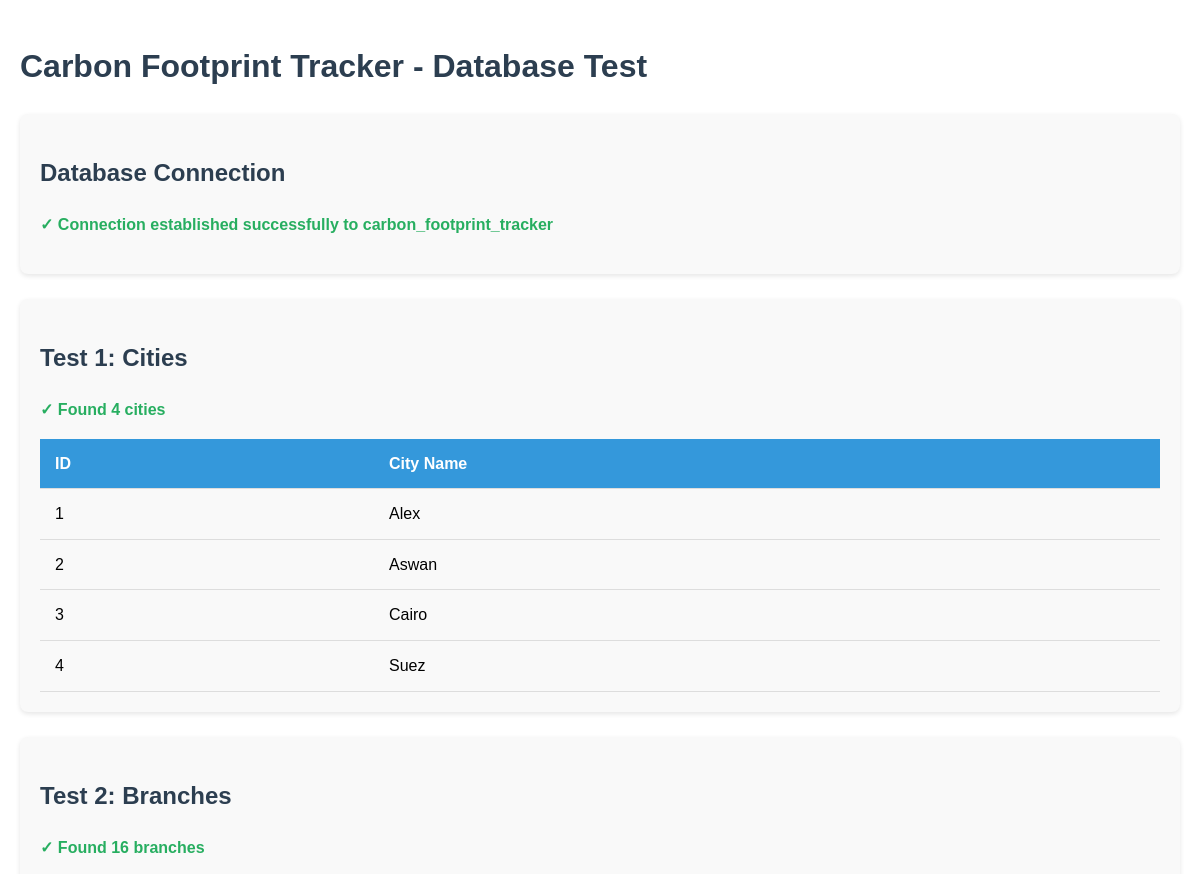
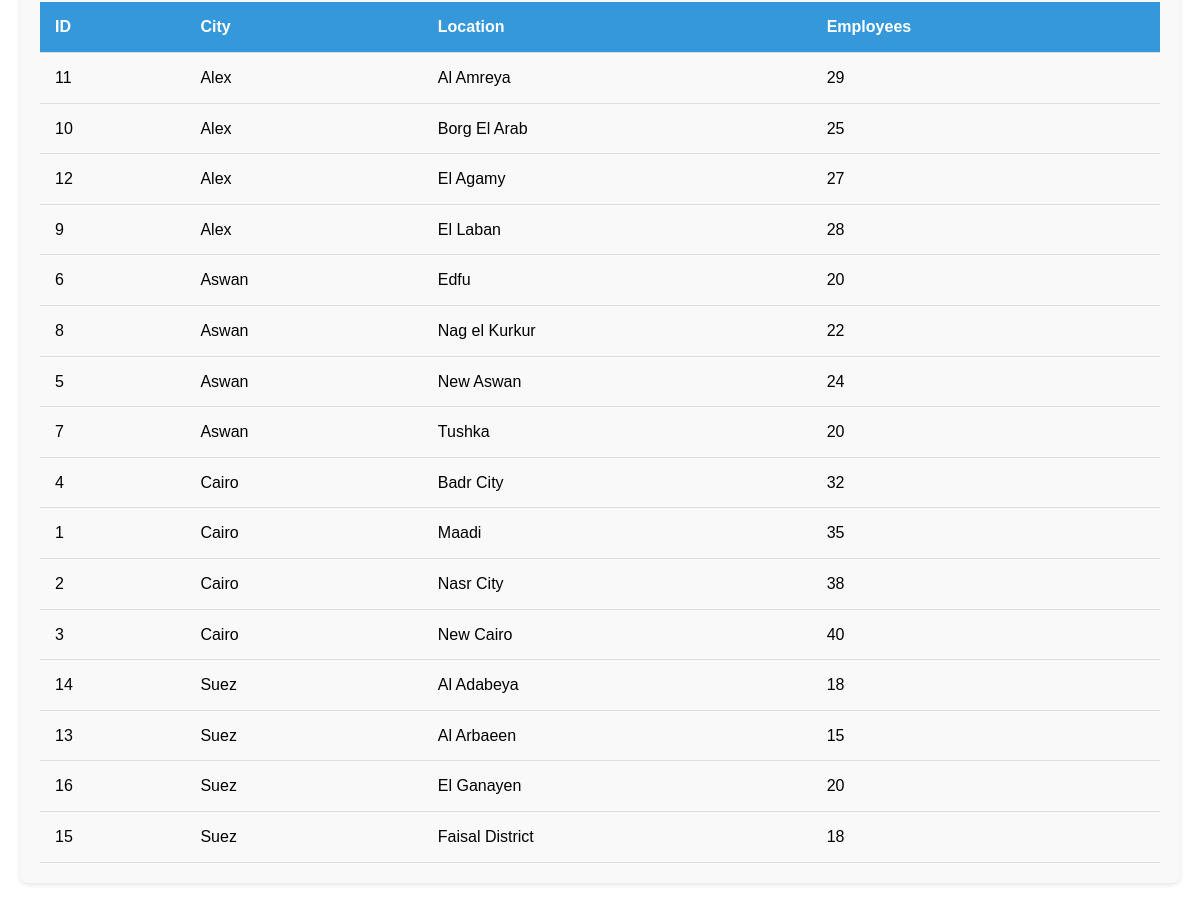
/public/DatabaseTest.php, run on the app's committed database (2 pictures, top to bottom).
### tables this page shows
CREATE TABLE City (
    CityID INT PRIMARY KEY AUTO_INCREMENT,
    CityName VARCHAR(50) UNIQUE NOT NULL
);

CREATE TABLE Branch (
    BranchID INT PRIMARY KEY AUTO_INCREMENT,
    CityID INT NOT NULL,
    Location VARCHAR(100) NOT NULL,
    NumberOfEmployees INT NOT NULL CHECK (NumberOfEmployees > 0),
    FOREIGN KEY (CityID) REFERENCES City(CityID) ON DELETE RESTRICT
);

### public/DatabaseTest.php (the view, shortened to what this page needs)
<?php
echo '<!DOCTYPE html>
<html lang="en">
<head>
    <meta charset="UTF-8">
    <meta name="viewport" content="width=device-width, initial-scale=1.0">
    <title>Database Data Test</title>
    <style>
        body { font-family: Arial, sans-serif; margin: 40px; line-height: 1.6; max-width: 1200px; margin: 0 auto; padding: 20px; }
        h1, h2 { color: #2c3e50; }
        .section { background: #f9f9f9; padding: 20px; border-radius: 8px; margin-bottom: 25px; box-shadow: 0 2px 5px rgba(0,0,0,0.1); }
        .success { color: #27ae60; font-weight: bold; }
        .error { color: #e74c3c; font-weight: bold; }
        table { border-collapse: collapse; width: 100%; margin-top: 15px; }
        th, td { padding: 12px 15px; text-align: left; border-bottom: 1px solid #ddd; }
        th { background-color: #3498db; color: white; }
        tr:hover { background-color: #f5f5f5; }
        .badge { display: inline-block; padding: 3px 7px; border-radius: 3px; font-size: 12px; font-weight: bold; }
        .badge-draft { background-color: #f39c12; color: white; }
        .badge-progress { background-color: #3498db; color: white; }
        .badge-complete { background-color: #27ae60; color: white; }
    </style>
</head>
<body>
    <h1>Carbon Footprint Tracker - Database Test</h1>';
class DatabaseTest {
    private $conn;
    public function __construct($connection) {
        $this->conn = $connection;
    }
    private function executeQuery($sql) {
        $result = $this->conn->query($sql);
        return $result;
    }
    public function testConnection() {
        $output = '<div class="section">';
        $output .= '<h2>Database Connection</h2>';
        try {
            $this->conn->query("SELECT 1");
            $output .= '<p class="success">✓ Connection established successfully to ' . DB_NAME . '</p>';
        } catch (PDOException $e) {
            throw new Exception("Database connection failed: " . $e->getMessage());
        }
        $output .= '</div>';
        return $output;
    }
    public function testCities() {
        $output = '<div class="section">';
        $output .= '<h2>Test 1: Cities</h2>';
        try {
            $result = $this->executeQuery("SELECT * FROM City ORDER BY CityID");
            if ($result->rowCount() > 0) {
                $output .= '<p class="success">✓ Found ' . $result->rowCount() . ' cities</p>';
                $output .= '<table><tr><th>ID</th><th>City Name</th></tr>';
                while ($row = $result->fetch(PDO::FETCH_ASSOC)) {
                    $output .= '<tr>';
                    $output .= '<td>' . htmlspecialchars($row['CityID']) . '</td>';
                    $output .= '<td>' . htmlspecialchars($row['CityName']) . '</td>';
                    $output .= '</tr>';
                }
                $output .= '</table>';
            } else {
                $output .= '<p class="error">✗ No cities found</p>';
            }
        } catch (Exception $e) {
            $output .= '<p class="error">✗ Error: ' . $e->getMessage() . '</p>';
        }
        $output .= '</div>';
        return $output;
    }
    public function testBranches() {
        $output = '<div class="section">';
        $output .= '<h2>Test 2: Branches</h2>';
        try {
            $result = $this->executeQuery("
                SELECT b.BranchID, c.CityName, b.Location, b.NumberOfEmployees
                FROM Branch b
                JOIN City c ON b.CityID = c.CityID
                ORDER BY c.CityName, b.Location
            ");
            if ($result->rowCount() > 0) {
                $output .= '<p class="success">✓ Found ' . $result->rowCount() . ' branches</p>';
                $output .= '<table>';
                $output .= '<tr><th>ID</th><th>City</th><th>Location</th><th>Employees</th></tr>';
                while ($row = $result->fetch(PDO::FETCH_ASSOC)) {
                    $output .= '<tr>';
                    $output .= '<td>' . htmlspecialchars($row['BranchID']) . '</td>';
                    $output .= '<td>' . htmlspecialchars($row['CityName']) . '</td>';
                    $output .= '<td>' . htmlspecialchars($row['Location']) . '</td>';
                    $output .= '<td>' . htmlspecialchars($row['NumberOfEmployees']) . '</td>';
                    $output .= '</tr>';
                }
                $output .= '</table>';
            } else {
                $output .= '<p class="error">✗ No branches found</p>';
            }
        } catch (Exception $e) {
            $output .= '<p class="error">✗ Error: ' . $e->getMessage() . '</p>';
        }
        $output .= '</div>';
        return $output;
    }
}
try {
    $conn = database::getConnection();
    $tester = new DatabaseTest($conn);
    echo $tester->testConnection();
    echo $tester->testCities();
    echo $tester->testBranches();
} catch (Exception $e) {
    echo '<div class="section error">';
    echo '<h2>Error</h2>';
    echo '<p>' . htmlspecialchars($e->getMessage()) . '</p>';
    echo '</div>';
}
echo '</body></html>';
?>

### public/DatabaseTest.php (style rules this page uses)
body { font-family: Arial, sans-serif; margin: 40px; line-height: 1.6; max-width: 1200px; margin: 0 auto; padding: 20px; }
h1, h2 { color: #2c3e50; }
.section { background: #f9f9f9; padding: 20px; border-radius: 8px; margin-bottom: 25px; box-shadow: 0 2px 5px rgba(0,0,0,0.1); }
.success { color: #27ae60; font-weight: bold; }
table { border-collapse: collapse; width: 100%; margin-top: 15px; }
th, td { padding: 12px 15px; text-align: left; border-bottom: 1px solid #ddd; }
th { background-color: #3498db; color: white; }

### data on the page
city: CityID "1", CityName "Alex"
city: CityID "2", CityName "Aswan"
city: CityID "3", CityName "Cairo"
city: CityID "4", CityName "Suez"
branch: BranchID "11", CityID.CityName "Alex", Location "Al Amreya", NumberOfEmployees "29"
branch: BranchID "10", CityID.CityName "Alex", Location "Borg El Arab", NumberOfEmployees "25"
branch: BranchID "12", CityID.CityName "Alex", Location "El Agamy", NumberOfEmployees "27"
branch: BranchID "9", CityID.CityName "Alex", Location "El Laban", NumberOfEmployees "28"
branch: BranchID "6", CityID.CityName "Aswan", Location "Edfu", NumberOfEmployees "20"
branch: BranchID "8", CityID.CityName "Aswan", Location "Nag el Kurkur", NumberOfEmployees "22"
branch: BranchID "5", CityID.CityName "Aswan", Location "New Aswan", NumberOfEmployees "24"
branch: BranchID "7", CityID.CityName "Aswan", Location "Tushka", NumberOfEmployees "20"
branch: BranchID "4", CityID.CityName "Cairo", Location "Badr City", NumberOfEmployees "32"
branch: BranchID "1", CityID.CityName "Cairo", Location "Maadi", NumberOfEmployees "35"
branch: BranchID "2", CityID.CityName "Cairo", Location "Nasr City", NumberOfEmployees "38"
branch: BranchID "3", CityID.CityName "Cairo", Location "New Cairo", NumberOfEmployees "40"
branch: BranchID "14", CityID.CityName "Suez", Location "Al Adabeya", NumberOfEmployees "18"
branch: BranchID "13", CityID.CityName "Suez", Location "Al Arbaeen", NumberOfEmployees "15"
branch: BranchID "16", CityID.CityName "Suez", Location "El Ganayen", NumberOfEmployees "20"
branch: BranchID "15", CityID.CityName "Suez", Location "Faisal District", NumberOfEmployees "18"

### other printed values
DB_NAME "carbon_footprint_tracker"
$result->rowCount() "4"
$result->rowCount() "16"
